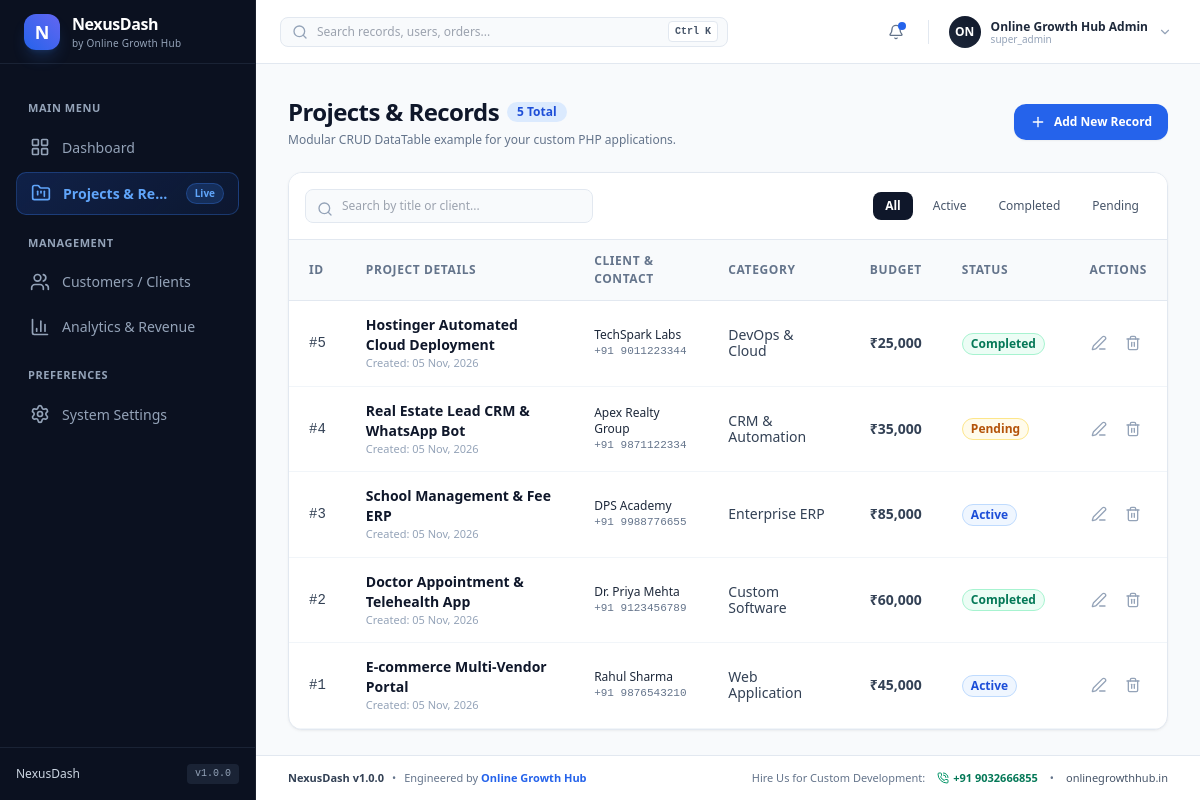
Screenshot of /records.php (signed in) with the database file from the repository.
### tables this page shows
CREATE TABLE IF NOT EXISTS `records` (
    `id` INT UNSIGNED AUTO_INCREMENT PRIMARY KEY,
    `title` VARCHAR(200) NOT NULL,
    `client_name` VARCHAR(120) NOT NULL,
    `client_phone` VARCHAR(30) DEFAULT NULL,
    `category` VARCHAR(80) DEFAULT 'Web Development',
    `budget` DECIMAL(10,2) DEFAULT 0.00,
    `status` ENUM('active', 'completed', 'pending', 'cancelled') DEFAULT 'active',
    `created_at` TIMESTAMP DEFAULT CURRENT_TIMESTAMP,
    `updated_at` TIMESTAMP DEFAULT CURRENT_TIMESTAMP ON UPDATE CURRENT_TIMESTAMP
);

### records.php (the view, shortened to what this page needs)
<?php
require_once __DIR__ . '/config/db.php';
require_once __DIR__ . '/includes/header.php';
$records = [];
if ($db_connected && $pdo) {
    try {
        $stmt = $pdo->query("SELECT * FROM records ORDER BY id DESC");
        $records = $stmt->fetchAll();
    } catch (Exception $e) {
        $records = [];
    }
}
?>
<div class="mb-6 flex flex-col sm:flex-row sm:items-center justify-between gap-4">
    <div>
        <div class="flex items-center gap-2">
            <h1 class="text-2xl font-bold tracking-tight text-slate-900">Projects & Records</h1>
            <span class="px-2.5 py-0.5 rounded-full text-xs font-bold bg-blue-100 text-blue-700">
                <?php echo count($records); ?> Total
            </span>
        </div>
        <p class="text-xs text-slate-500 mt-1">
            Modular CRUD DataTable example for your custom PHP applications.
        </p>
    </div>
    <div class="flex items-center gap-3">
        <button onclick="openNexusModal('modal-add-record')"
                class="inline-flex items-center gap-2 px-4 py-2.5 rounded-xl bg-blue-600 hover:bg-blue-700 text-white text-xs font-bold shadow-sm transition">
            <i data-lucide="plus" class="w-4 h-4"></i>
            <span>Add New Record</span>
        </button>
    </div>
</div>
<div class="nexus-card overflow-hidden">
    <div class="p-4 border-b border-slate-200 flex flex-col sm:flex-row sm:items-center justify-between gap-3 bg-white">
        <div class="relative w-full sm:w-72">
            <i data-lucide="search" class="w-4 h-4 absolute left-3 top-3 text-slate-400"></i>
            <input type="text" id="record-search-input" placeholder="Search by title or client..."
                   class="w-full pl-9 pr-3 py-2 text-xs bg-slate-50 border border-slate-200 rounded-lg focus:outline-none focus:ring-2 focus:ring-blue-500/20 focus:border-blue-500">
        </div>
        <div class="flex items-center gap-2 overflow-x-auto pb-1 sm:pb-0">
            <button class="px-3 py-1.5 rounded-lg text-xs font-bold bg-slate-900 text-white shadow-2xs">All</button>
            <button class="px-3 py-1.5 rounded-lg text-xs font-medium text-slate-600 hover:bg-slate-100 transition">Active</button>
            <button class="px-3 py-1.5 rounded-lg text-xs font-medium text-slate-600 hover:bg-slate-100 transition">Completed</button>
            <button class="px-3 py-1.5 rounded-lg text-xs font-medium text-slate-600 hover:bg-slate-100 transition">Pending</button>
        </div>
    </div>
    <div class="overflow-x-auto">
        <table class="w-full text-left nexus-table">
            <thead>
                <tr>
                    <th class="py-3 px-5">ID</th>
                    <th class="py-3 px-5">Project Details</th>
                    <th class="py-3 px-5">Client & Contact</th>
                    <th class="py-3 px-5">Category</th>
                    <th class="py-3 px-5">Budget</th>
                    <th class="py-3 px-5">Status</th>
                    <th class="py-3 px-5 text-right">Actions</th>
                </tr>
            </thead>
            <tbody class="divide-y divide-slate-100" id="records-table-body">
                <?php foreach ($records as $item):
                    $status_classes = [
                        'active'    => 'bg-blue-50 text-blue-700 border-blue-200',
                        'completed' => 'bg-emerald-50 text-emerald-700 border-emerald-200',
                        'pending'   => 'bg-amber-50 text-amber-700 border-amber-200',
                        'cancelled' => 'bg-rose-50 text-rose-700 border-rose-200',
                    ];
                    $badge_class = $status_classes[$item['status']] ?? 'bg-slate-50 text-slate-700 border-slate-200';
                ?>
                    <tr class="record-row">
                        <td class="py-3.5 px-5 font-mono text-xs text-slate-400">#<?php echo $item['id']; ?></td>
                        <td class="py-3.5 px-5">
                            <span class="block font-bold text-slate-900 text-sm"><?php echo htmlspecialchars($item['title']); ?></span>
                            <span class="block text-[11px] text-slate-400">Created: <?php echo date('d M, Y', strtotime($item['created_at'] ?? 'now')); ?></span>
                        </td>
                        <td class="py-3.5 px-5">
                            <span class="block font-medium text-slate-800 text-xs"><?php echo htmlspecialchars($item['client_name']); ?></span>
                            <span class="block text-[11px] text-slate-500 font-mono"><?php echo htmlspecialchars($item['client_phone'] ?? 'N/A'); ?></span>
                        </td>
                        <td class="py-3.5 px-5 text-xs text-slate-600">
                            <?php echo htmlspecialchars($item['category']); ?>
                        </td>
                        <td class="py-3.5 px-5 font-bold text-slate-900 text-xs">
                            ₹<?php echo number_format($item['budget']); ?>
                        </td>
                        <td class="py-3.5 px-5">
                            <span class="inline-flex items-center px-2 py-0.5 rounded-full text-xs font-bold border <?php echo $badge_class; ?>">
                                <?php echo ucfirst($item['status']); ?>
                            </span>
                        </td>
                        <td class="py-3.5 px-5 text-right">
                            <div class="flex items-center justify-end gap-1.5">
                                <button onclick="showNexusToast('Editing record #<?php echo $item['id']; ?>', 'success')"
                                        class="p-1.5 rounded-lg text-slate-400 hover:text-blue-600 hover:bg-blue-50 transition" title="Edit">
                                    <i data-lucide="edit-3" class="w-4 h-4"></i>
                                </button>
                                <button onclick="showNexusToast('Demo: Record deleted!', 'error')"
                                        class="p-1.5 rounded-lg text-slate-400 hover:text-rose-600 hover:bg-rose-50 transition" title="Delete">
                                    <i data-lucide="trash-2" class="w-4 h-4"></i>
                                </button>
                            </div>
                        </td>
                    </tr>
                <?php endforeach; ?>
            </tbody>
        </table>
    </div>
</div>
<?php require_once __DIR__ . '/includes/footer.php'; ?>

### rows the page displays
records: id "5", title "Hostinger Automated Cloud Deployment", created_at "05 Nov, 2026", client_name "TechSpark Labs", client_phone "+91 9011223344", category "DevOps & Cloud", budget "25,000", status "Completed"
records: id "4", title "Real Estate Lead CRM & WhatsApp Bot", created_at "05 Nov, 2026", client_name "Apex Realty Group", client_phone "+91 9871122334", category "CRM & Automation", budget "35,000", status "Pending"
records: id "3", title "School Management & Fee ERP", created_at "05 Nov, 2026", client_name "DPS Academy", client_phone "+91 9988776655", category "Enterprise ERP", budget "85,000", status "Active"
records: id "2", title "Doctor Appointment & Telehealth App", created_at "05 Nov, 2026", client_name "Dr. Priya Mehta", client_phone "+91 9123456789", category "Custom Software", budget "60,000", status "Completed"
records: id "1", title "E-commerce Multi-Vendor Portal", created_at "05 Nov, 2026", client_name "Rahul Sharma", client_phone "+91 9876543210", category "Web Application", budget "45,000", status "Active"

### other values shown
APP_NAME "NexusDash"
AGENCY_NAME "Online Growth Hub"
$item['section'] "MAIN MENU"
$item['title'] "Dashboard"
$item['title'] "Projects & Re…"
$item['badge'] "Live"
$item['section'] "MANAGEMENT"
$item['title'] "Customers / Clients"
$item['title'] "Analytics & Revenue"
$item['section'] "PREFERENCES"
$item['title'] "System Settings"
APP_VERSION "1.0.0"
substr($user['name'] ?? 'AD', 0, 2) "ON"
$user['name'] "Online Growth Hub Admin"
$user['role'] "super_admin"
